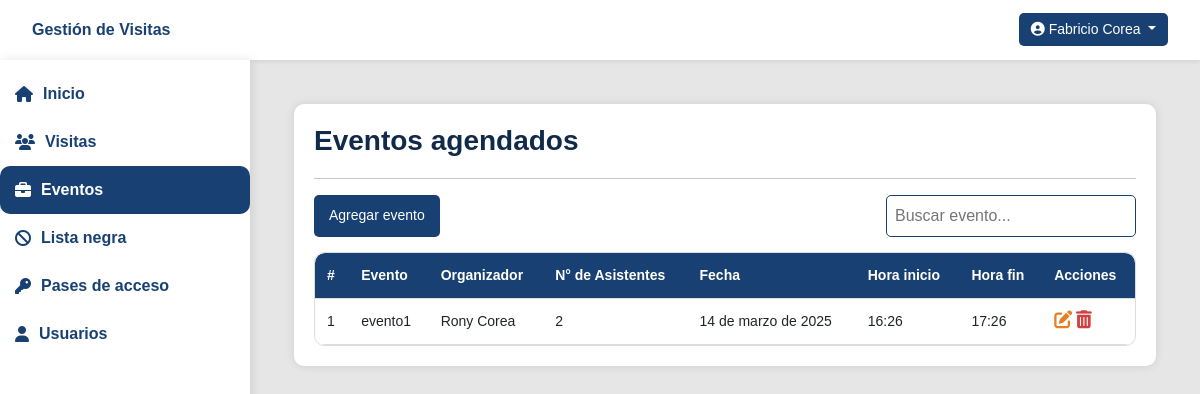
Page /MisEventos/ (signed in) on the earlier database version.
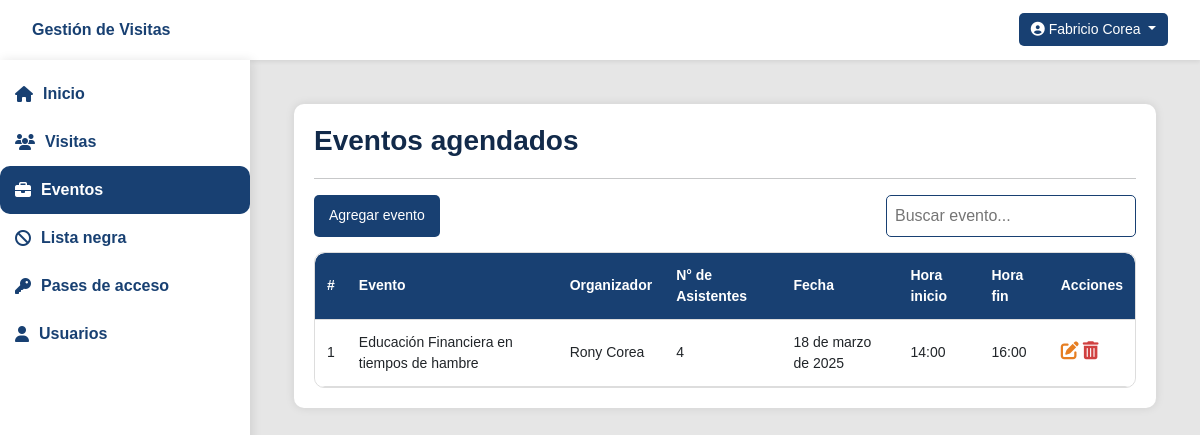
Same page on the later database version.
### eventos/models.py (models this page shows, shortened)
class EventoCapacitacion(models.Model):
    nombre = models.CharField(max_length=255)
    organizador = models.CharField(max_length=255, null=True, blank=True)
    fecha = models.DateField()
    hora_inicio = models.TimeField()
    hora_fin = models.TimeField()
    cantidad_visitantes = models.IntegerField()
    usuario_registro = models.CharField(max_length=50)
    created_at = models.DateTimeField(auto_now_add=True)
    updated_at = models.DateTimeField(auto_now=True)

### eventos/views.py (the view)
# urls.py: path('MisEventos/', vistaEventos.eventos, name='mis_eventos'),
@login_required
def eventos(request):
    eventos = EventoCapacitacion.objects.filter(usuario_registro=request.user.username)
    return render(request, 'eventos/mis-eventos.html', {
        "eventos": eventos})

### visitantes/context_processors.py (called while the page is built)
def active_menu(request):
    url_name = resolve(request.path_info).url_name  # Obtiene el nombre de la URL actual
    active_pages = {
        "inicio": ["inicio"],
        "mis_visitas": ["mis_visitas", "nueva_visita", "editar_visita"],
        "mis_eventos": ["mis_eventos", "nuevo_evento", "editar_evento"],
        "pases": ["pases", "nuevo_pase", "editar_pase"],
        "usuarios": ["usuarios", "agregar_usuario", "editar_usuario", "eliminar_usuario"],
    }
    active_section = None
    for key, urls in active_pages.items():
        if url_name in urls:
            active_section = key
            break
    return {"active_page": active_section}

### templates/eventos/mis-eventos.html (shortened to what this page needs)
{% extends 'layout/layout.html' %}
{% block content %}
<div class="container">
    <h3>Eventos agendados</h3>
    <hr>
    <div class="actions">
        <a class="btn btn-add" href="{% url 'nuevo_evento' %}">Agregar evento</a>
        <input type="text" id="searchInput" class="search-box" placeholder="Buscar evento...">
    </div>
    <div class="table-responsive">
        <table id="userTable">
            <thead>
                <tr>
                    <th>#</th>
                    <th>Evento</th>
                    <th>Organizador</th>
                    <th>N° de Asistentes</th>
                    <th>Fecha</th>
                    <th>Hora inicio</th>
                    <th>Hora fin</th>
                    <th>Acciones</th>
                </tr>
            </thead>
            <tbody>
                {% for evento in eventos %}
                <tr>
                    <td>{{ forloop.counter }}</td>
                    <td>{{ evento.nombre }}</td>
                    <td>{{ evento.organizador }}</td>
                    <td>{{ evento.cantidad_visitantes }}</td>
                    <td>{{ evento.fecha }}</td>
                    <td>{{ evento.hora_inicio }}</td>
                    <td>{{ evento.hora_fin }}</td>
                    <td>
                        <a href="{% url 'editar_evento' evento.id %}" class="btn btn-edit">
                            <i class="fas fa-edit"></i>
                        </a>
                        <button class="btn btn-delete" data-bs-toggle="modal" data-bs-target="#deleteEventoModal"
                            data-evento-id="{{ evento.id }}" data-username="{{ evento.organizador }}">
                            <i class="fas fa-trash-alt"></i>
                        </button>
                    </td>
                </tr>
                {% endfor %}
            </tbody>
        </table>
    </div>
</div>
{% endblock %}

### templates/layout/layout.html (shortened to what this page needs)
{% load static %}
<!DOCTYPE html>
<html lang="es">
<head>
    <link rel="stylesheet" href="https://cdn.jsdelivr.net/npm/bootstrap@5.3.0/dist/css/bootstrap.min.css">
    <link rel="stylesheet" href="{% static 'css/style.css' %}">
    <link rel="stylesheet" href="https://cdnjs.cloudflare.com/ajax/libs/font-awesome/6.4.2/css/all.min.css">
    <link href="https://cdn.jsdelivr.net/npm/select2@4.0.13/dist/css/select2.min.css" rel="stylesheet" />
</head>
<body>
<nav class="navbar navbar-expand-lg navbar-light bg-white shadow-sm">
    <div class="container-fluid">
        <a class="navbar-brand" href="{% url 'inicio' %}"> Gestión de Visitas</a>
        <div class="ms-auto">
            {% if user.is_authenticated %}
                <div class="dropdown">
                    <button class="btn dropdown-toggle" type="button" id="userDropdown" data-bs-toggle="dropdown" aria-expanded="false">
                        <i class="fas fa-user-circle"></i> {{ user.first_name }} {{ user.last_name }}
                    </button>
                </div>
            {% else %}
                <a href="{% url 'login' %}" class="btn btn-outline-primary">
                    <i class="fas fa-sign-in-alt"></i> Iniciar Sesión
                </a>
            {% endif %}
        </div>
    </div>
</nav>
<div class="d-flex">
    <nav id="sidebar">
        <ul class="list-unstyled components">
            <li class="{% if active_page == 'inicio' %}active{% endif %}">
                <a href="{% url 'inicio' %}" class="sidebar-link">
                    <i class="fas fa-home"></i> Inicio
                </a>
            </li>
            <li class="{% if active_page == 'mis_visitas' %}active{% endif %}">
                <a href="{% url 'mis_visitas' %}" class="sidebar-link">
                    <i class="fas fa-users"></i> Visitas
                </a>
            </li>
            <li class="{% if active_page == 'mis_eventos' %}active{% endif %}">
                <a href="{% url 'mis_eventos' %}" class="sidebar-link">
                    <i class="fas fa-briefcase"></i> Eventos
                </a>
            </li>
            <li class="{% if active_page == 'lista_negra' %}active{% endif %}">
                <a href="{% url 'lista_negra' %}" class="sidebar-link">
                    <i class="fas fa-ban"></i> Lista negra
                </a>
            </li>
            <li class="{% if active_page == 'pases' %}active{% endif %}">
                <a href="{% url 'pases' %}" class="sidebar-link">
                    <i class="fas fa-key"></i> Pases de acceso
                </a>
            </li>
            <li class="{% if active_page == 'usuarios' %}active{% endif %}">
                <a href="{% url 'usuarios' %}" class="sidebar-link">
                    <i class="fas fa-user"></i> Usuarios
                </a>
            </li>
        </ul>
    </nav>
    <div id="main-container" class="container-fluid">
        <div id="content" class="w-100 p-4">
            {% block content %}
            {% endblock %}
        </div>
    </div>
</div>
</body>
</html>

### static/css/style.css (style rules this page uses)
body { font-family: Arial, sans-serif; background-color: #e6e6e6; overflow-x: hidden; margin: 0; padding: 0; }
.navbar { position: fixed; top: 0; left: 0; width: 100%; height: 60px; z-index: 1000; background-color: #ffffff; box-shadow: 0px 4px 10px rgba(0, 0, 0, 0.1); border-bottom: 1px solid #ffffff; display: flex; align-items: center; justify-content: space-between; padding: 8px 20px; }
.navbar-brand { font-size: 16px; font-weight: bold; color: #184072 !important; }
.navbar .btn { background-color: #184072; color: #ffffff; font-size: 14px; padding: 6px 12px; border-radius: 5px; }
#sidebar { position: fixed; top: 60px; left: 0; width: 250px; height: calc(100vh - 60px); overflow-y: auto; background-color: #ffffff; box-shadow: 2px 0 10px rgba(0, 0, 0, 0.1); transition: all 0.3s ease-in-out; padding-top: 10px; z-index: 1050; }
#main-container { margin-left: 250px; padding: 80px 20px; transition: margin-left 0.3s ease-in-out; min-height: 100vh; }
#sidebar ul { padding: 0; }
#sidebar ul li { list-style: none; }
#sidebar ul li a { display: flex; align-items: center; padding: 12px 15px; text-decoration: none; border-radius: 10px; color: #184072 !important; font-weight: bold; transition: background 0.3s, color 0.3s; }
#sidebar ul li a i { margin-right: 10px; color: #184072 !important; }
#sidebar ul li.active a, #sidebar ul li a:hover { background-color: #184072; color: white !important; }
#sidebar ul li.active a i, #sidebar ul li a:hover i { color: white !important; }

### templates/eventos/mis-eventos.html (style rules this page uses)
.container { width: 100%; max-width: 1100px; margin: auto; background: #ffffff; padding: 20px; border-radius: 10px; box-shadow: 0px 0px 10px rgba(0, 0, 0, 0.1); }
h1, h2, h3, h4, h5, h6 { color:#122a4a; font-weight: bold; margin-bottom: 20px; }
.actions { display: flex; justify-content: space-between; margin-bottom: 15px; }
.btn { padding: 10px 15px; border: none; border-radius: 5px; cursor: pointer; font-size: 14px; color: white; }
.btn-add { background: #184072; color: white; }
.search-box { padding: 8px; width: 250px; border: 1px solid #184072; border-radius: 5px; }
.table-responsive { overflow-x: auto; border-radius: 10px; border: 1px solid #ddd; }
table { width: 100%; border-collapse: collapse; background: #fff; border-radius: 10px; overflow: hidden; font-size: 14px; }
th, td { padding: 12px; text-align: left; border-bottom: 1px solid #ddd; }
th { background: #184072; color: white; }
.btn-edit { background: transparent; border: none; padding: 0; cursor: pointer; }
.btn-edit i { font-size: 18px; color: #e67e22; }
.btn-delete { background: transparent; border: none; padding: 0; cursor: pointer; }
.btn-delete i { font-size: 18px; color:rgba(192, 0, 0, 0.75); }

Differences in the rows shown:
removed EventoCapacitacion: nombre "evento1", organizador "Rony Corea", cantidad_visitantes "2", fecha "14 de marzo de 2025", hora_inicio "16:26", hora_fin "17:26"
added EventoCapacitacion: nombre "Educación Financiera en tiempos de hambre", organizador "Rony Corea", cantidad_visitantes "4", fecha "18 de marzo de 2025", hora_inicio "14:00", hora_fin "16:00"
